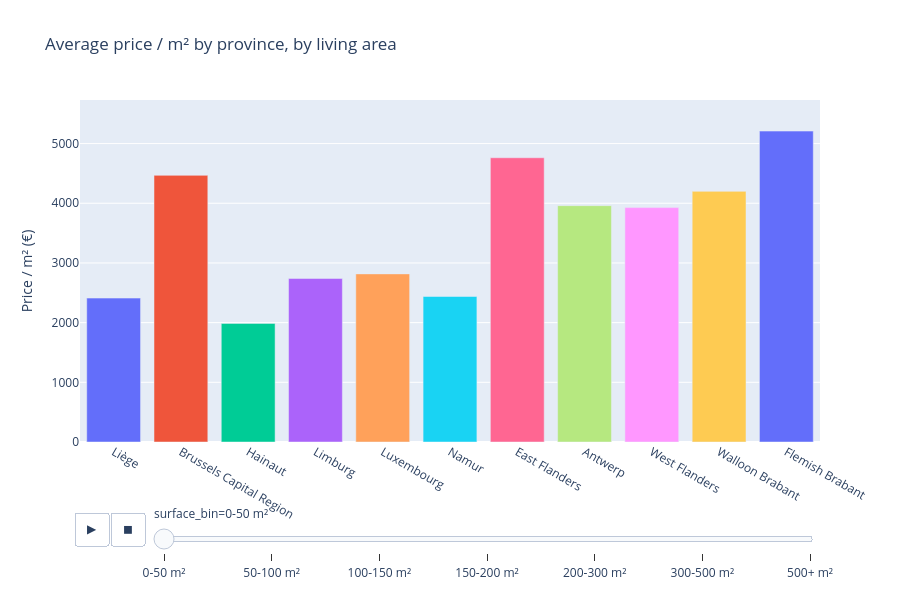

Notebook code for this chart:
### Markdown cell above
## 📊 Chart 7 — Histograms of quantitative variables

Full distribution of each numeric variable (price, surfaces, bedrooms, building year, etc.), filtered between the 1st-95th percentile, with a density curve (**KDE**) overlaid.

Each subplot title shows:
- `n` — number of valid observations
- `missing %` — share of missing values (useful for spotting unreliable columns like `garden_area_m2`)

### Code cell
import itertools
import plotly.express as px

df["price_m2"] = df["price"] / df["living_area_m2"]
df = df.replace([np.inf, -np.inf], np.nan).dropna(
    subset=["price_m2", "living_area_m2", "province"]
)

# Cleaning extreme price/m2 outliers
df = df[df["price_m2"].between(df["price_m2"].quantile(0.01), df["price_m2"].quantile(0.99))]

# Surface bins = the new animation dimension (fixed bins, np.inf for the last one)
bins = [0, 50, 100, 150, 200, 300, 500, np.inf]
labels = ["0-50 m²", "50-100 m²", "100-150 m²", "150-200 m²", "200-300 m²", "300-500 m²", "500+ m²"]
df["surface_bin"] = pd.cut(df["living_area_m2"], bins=bins, labels=labels, include_lowest=True)

# All possible combinations (surface_bin x province), to avoid incomplete frames
all_combos = pd.DataFrame(
    list(itertools.product(labels, df["province"].unique())),
    columns=["surface_bin", "province"]
)

agg_real = df.groupby(["surface_bin", "province"], observed=True)["price_m2"].mean().reset_index()
agg_real["surface_bin"] = agg_real["surface_bin"].astype(str)

agg = all_combos.merge(agg_real, on=["surface_bin", "province"], how="left")
agg["price_m2"] = agg["price_m2"].fillna(0)

fig = px.bar(
    agg,
    x="province", y="price_m2",
    animation_frame="surface_bin",
    color="province",
    range_y=[0, agg["price_m2"].max() * 1.1],
    category_orders={"surface_bin": labels},
    title="Average price / m² by province, by living area",
    labels={"price_m2": "Price / m² (€)", "province": ""},
)
fig.update_layout(showlegend=False, height=600)
fig.show()

### Figure 1 — Plotly figure (JSON) as saved in the notebook; plotly's stock layout.template omitted (floating-point values rounded to 4 significant figures)
{"data": [{"hovertemplate": "=%{x}<br>surface_bin=0-50 m²<br>Price / m² (€)=%{y}<extra></extra>", "legendgroup": "Liège", "marker": {"color": "#636efa", "pattern": {"shape": ""}}, "name": "Liège", "orientation": "v", "showlegend": true, "textposition": "auto", "type": "bar", "x": ["Liège"], "xaxis": "x", "y": [2411.0], "yaxis": "y"}, {"hovertemplate": "=%{x}<br>surface_bin=0-50 m²<br>Price / m² (€)=%{y}<extra></extra>", "legendgroup": "Brussels Capital Region", "marker": {"color": "#EF553B", "pattern": {"shape": ""}}, "name": "Brussels Capital Region", "orientation": "v", "showlegend": true, "textposition": "auto", "type": "bar", "x": ["Brussels Capital Region"], "xaxis": "x", "y": [4467.0], "yaxis": "y"}, {"hovertemplate": "=%{x}<br>surface_bin=0-50 m²<br>Price / m² (€)=%{y}<extra></extra>", "legendgroup": "Hainaut", "marker": {"color": "#00cc96", "pattern": {"shape": ""}}, "name": "Hainaut", "orientation": "v", "showlegend": true, "textposition": "auto", "type": "bar", "x": ["Hainaut"], "xaxis": "x", "y": [1987.0], "yaxis": "y"}, {"hovertemplate": "=%{x}<br>surface_bin=0-50 m²<br>Price / m² (€)=%{y}<extra></extra>", "legendgroup": "Limburg", "marker": {"color": "#ab63fa", "pattern": {"shape": ""}}, "name": "Limburg", "orientation": "v", "showlegend": true, "textposition": "auto", "type": "bar", "x": ["Limburg"], "xaxis": "x", "y": [2740.0], "yaxis": "y"}, {"hovertemplate": "=%{x}<br>surface_bin=0-50 m²<br>Price / m² (€)=%{y}<extra></extra>", "legendgroup": "Luxembourg", "marker": {"color": "#FFA15A", "pattern": {"shape": ""}}, "name": "Luxembourg", "orientation": "v", "showlegend": true, "textposition": "auto", "type": "bar", "x": ["Luxembourg"], "xaxis": "x", "y": [2817.0], "yaxis": "y"}, {"hovertemplate": "=%{x}<br>surface_bin=0-50 m²<br>Price / m² (€)=%{y}<extra></extra>", "legendgroup": "Namur", "marker": {"color": "#19d3f3", "pattern": {"shape": ""}}, "name": "Namur", "orientation": "v", "showlegend": true, "textposition": "auto", "type": "bar", "x": ["Namur"], "xaxis": "x", "y": [2438.0], "yaxis": "y"}, {"hovertemplate": "=%{x}<br>surface_bin=0-50 m²<br>Price / m² (€)=%{y}<extra></extra>", "legendgroup": "East Flanders", "marker": {"color": "#FF6692", "pattern": {"shape": ""}}, "name": "East Flanders", "orientation": "v", "showlegend": true, "textposition": "auto", "type": "bar", "x": ["East Flanders"], "xaxis": "x", "y": [4762.0], "yaxis": "y"}, {"hovertemplate": "=%{x}<br>surface_bin=0-50 m²<br>Price / m² (€)=%{y}<extra></extra>", "legendgroup": "Antwerp", "marker": {"color": "#B6E880", "pattern": {"shape": ""}}, "name": "Antwerp", "orientation": "v", "showlegend": true, "textposition": "auto", "type": "bar", "x": ["Antwerp"], "xaxis": "x", "y": [3960.0], "yaxis": "y"}, {"hovertemplate": "=%{x}<br>surface_bin=0-50 m²<br>Price / m² (€)=%{y}<extra></extra>", "legendgroup": "West Flanders", "marker": {"color": "#FF97FF", "pattern": {"shape": ""}}, "name": "West Flanders", "orientation": "v", "showlegend": true, "textposition": "auto", "type": "bar", "x": ["West Flanders"], "xaxis": "x", "y": [3927.0], "yaxis": "y"}, {"hovertemplate": "=%{x}<br>surface_bin=0-50 m²<br>Price / m² (€)=%{y}<extra></extra>", "legendgroup": "Walloon Brabant", "marker": {"color": "#FECB52", "pattern": {"shape": ""}}, "name": "Walloon Brabant", "orientation": "v", "showlegend": true, "textposition": "auto", "type": "bar", "x": ["Walloon Brabant"], "xaxis": "x", "y": [4199.0], "yaxis": "y"}, {"hovertemplate": "=%{x}<br>surface_bin=0-50 m²<br>Price / m² (€)=%{y}<extra></extra>", "legendgroup": "Flemish Brabant", "marker": {"color": "#636efa", "pattern": {"shape": ""}}, "name": "Flemish Brabant", "orientation": "v", "showlegend": true, "textposition": "auto", "type": "bar", "x": ["Flemish Brabant"], "xaxis": "x", "y": [5209.0], "yaxis": "y"}], "layout": {"barmode": "relative", "height": 600, "legend": {"title": {"text": ""}, "tracegroupgap": 0}, "showlegend": false, "sliders": [{"active": 0, "currentvalue": {"prefix": "surface_bin="}, "len": 0.9, "pad": {"b": 10, "t": 60}, "steps": [{"args": [["0-50 m²"], {"frame": {"duration": 0, "redraw": true}, "fromcurrent": true, "mode": "immediate", "transition": {"duration": 0, "easing": "linear"}}], "label": "0-50 m²", "method": "animate"}, {"args": [["50-100 m²"], {"frame": {"duration": 0, "redraw": true}, "fromcurrent": true, "mode": "immediate", "transition": {"duration": 0, "easing": "linear"}}], "label": "50-100 m²", "method": "animate"}, {"args": [["100-150 m²"], {"frame": {"duration": 0, "redraw": true}, "fromcurrent": true, "mode": "immediate", "transition": {"duration": 0, "easing": "linear"}}], "label": "100-150 m²", "method": "animate"}, {"args": [["150-200 m²"], {"frame": {"duration": 0, "redraw": true}, "fromcurrent": true, "mode": "immediate", "transition": {"duration": 0, "easing": "linear"}}], "label": "150-200 m²", "method": "animate"}, {"args": [["200-300 m²"], {"frame": {"duration": 0, "redraw": true}, "fromcurrent": true, "mode": "immediate", "transition": {"duration": 0, "easing": "linear"}}], "label": "200-300 m²", "method": "animate"}, {"args": [["300-500 m²"], {"frame": {"duration": 0, "redraw": true}, "fromcurrent": true, "mode": "immediate", "transition": {"duration": 0, "easing": "linear"}}], "label": "300-500 m²", "method": "animate"}, {"args": [["500+ m²"], {"frame": {"duration": 0, "redraw": true}, "fromcurrent": true, "mode": "immediate", "transition": {"duration": 0, "easing": "linear"}}], "label": "500+ m²", "method": "animate"}], "x": 0.1, "xanchor": "left", "y": 0, "yanchor": "top"}], "title": {"text": "Average price / m² by province, by living area"}, "updatemenus": [{"buttons": [{"args": [null, {"frame": {"duration": 500, "redraw": true}, "fromcurrent": true, "mode": "immediate", "transition": {"duration": 500, "easing": "linear"}}], "label": "&#9654;", "method": "animate"}, {"args": [[null], {"frame": {"duration": 0, "redraw": true}, "fromcurrent": true, "mode": "immediate", "transition": {"duration": 0, "easing": "linear"}}], "label": "&#9724;", "method": "animate"}], "direction": "left", "pad": {"r": 10, "t": 70}, "showactive": false, "type": "buttons", "x": 0.1, "xanchor": "right", "y": 0, "yanchor": "top"}], "xaxis": {"anchor": "y", "categoryarray": ["Liège", "Brussels Capital Region", "Hainaut", "Limburg", "Luxembourg", "Namur", "East Flanders", "Antwerp", "West Flanders", "Walloon Brabant", "Flemish Brabant"], "categoryorder": "array", "domain": [0, 1], "title": {"text": ""}}, "yaxis": {"anchor": "x", "domain": [0, 1], "range": [0, 5730.0], "title": {"text": "Price / m² (€)"}}}}
